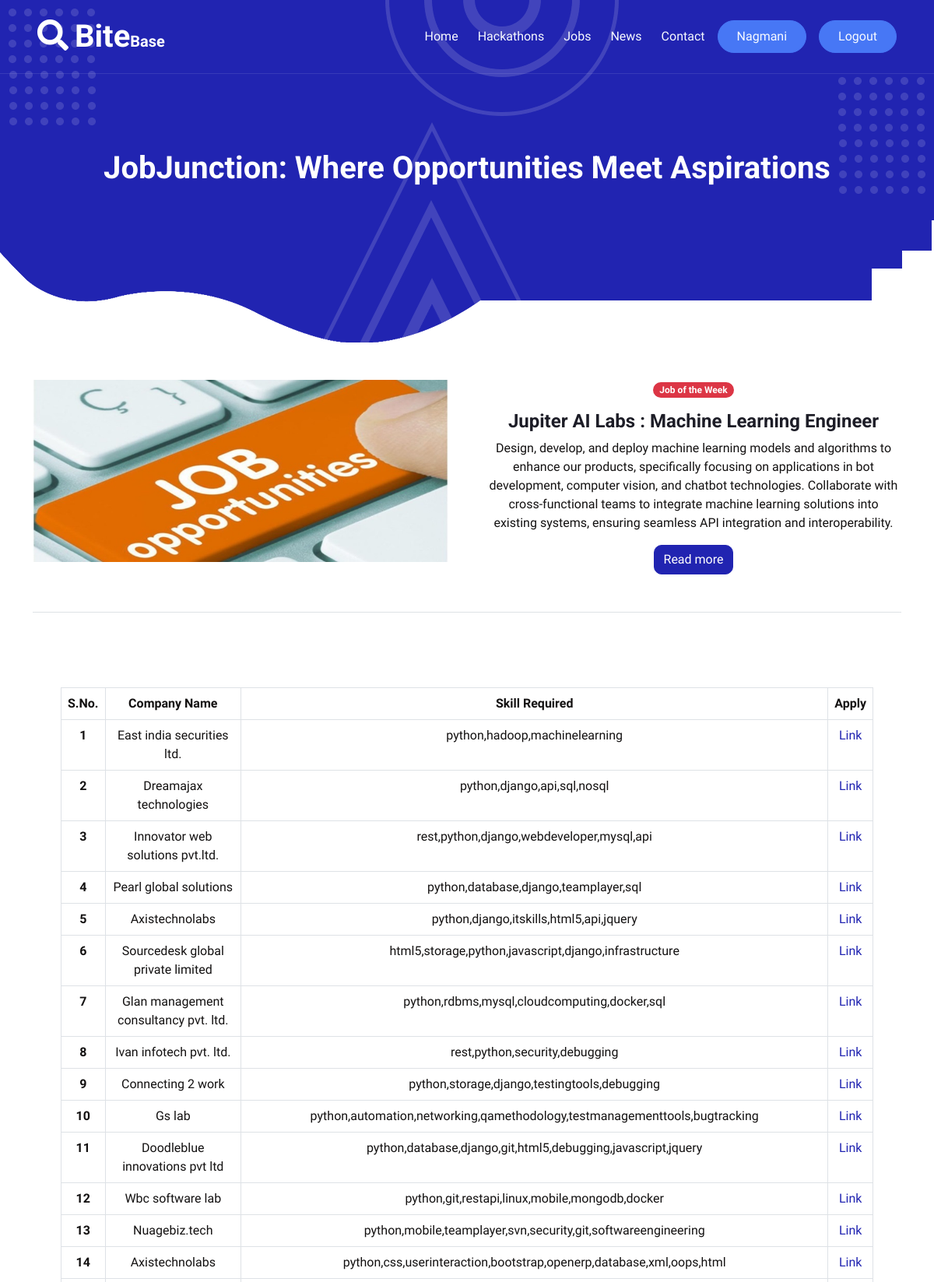
Page /job/ (signed in, upper part) on the committed database.
### home/models.py (models this page shows)
class Job(models.Model):
    company_name = models.CharField(max_length=1000)
    skills = models.CharField(max_length=10000)
    posted_date = models.CharField(max_length=1000, null=True)
    apply_link = models.URLField()

### home/views.py (the view)
# urls.py: path('job/', job, name='job'),
@login_required(login_url="/login/")
def job(request):
    jobs_from_database = Job.objects.all()
    return render(request, 'job.html', context={'job_list_all' : jobs_from_database})

### home/templates/job.html (shortened to what this page needs)
{% extends 'base.html' %}
{% block start %}
      <div class="container-xxl py-5 bg-primary hero-header mb-5">
        <div class="container my-5 py-5 px-lg-5">
          <div class="row g-5 py-5">
            <div class="col-12 text-center">
              <h1 class="text-white animated zoomIn">JobJunction: Where Opportunities Meet Aspirations</h1>
            </div>
          </div>
        </div>
      </div>
    </div>
    <div class="container">
      <section class="border-bottom pb-4 mb-5">
        <div class="row gx-5">
          <div class="col-md-6 mb-4">
            <div class="bg-image hover-overlay ripple shadow-2-strong" data-mdb-ripple-color="light">
              <img src="../static/job.jpg" class="img-fluid" />
            </div>
          </div>
          <div class="col-md-6 mb-4 text-center">
            <span class="badge bg-danger px-2 py-1 mb-3">Job of the Week</span>
            <h4><strong>Jupiter AI Labs : Machine Learning Engineer</strong></h4>
            <p style="color: rgb(19, 17, 17);">
              Design, develop, and deploy machine learning models and algorithms to enhance our products, specifically focusing on applications in bot development, computer vision, and chatbot technologies.
              Collaborate with cross-functional teams to integrate machine learning solutions into existing systems, ensuring seamless API integration and interoperability.
            </p>
            <a type="button" class="btn btn-primary" href="https://www.linkedin.com/jobs/view/machine-learning-engineer-at-jupiter-ai-labs-%E2%9C%94-3778193398/?utm_campaign=google_jobs_apply&utm_source=google_jobs_apply&utm_medium=organic&originalSubdomain=in">Read more</a>
          </div>
        </div>
      </section>
    </div>
    <div class="container-xxl py-5">
      <div class="container px-lg-5">
        <div class="content-container">
          <table class="table table-bordered">
            <thead>
              <tr>
                <th scope="col" style="text-align: center; color: rgb(19, 17, 17);">S.No.</th>
                <th scope="col" style="text-align: center; color: rgb(19, 17, 17);">Company Name</th>
                <th scope="col" style="text-align: center; color: rgb(19, 17, 17);">Skill Required</th>
                <th scope="col" style="text-align: center; color: rgb(19, 17, 17);">Apply</th>
              </tr>
            </thead>
            {% for job in job_list_all %}
            <tbody>
              <tr>
                <th scope="row" style="text-align: center; color: rgb(19, 17, 17);">{{forloop.counter}}</th>
                <td style="text-align: center; color: rgb(19, 17, 17);">{{job.company_name}}</td>
                <td style="text-align: center; color: rgb(19, 17, 17); ">{{job.skills}}</td>
                <td style="text-align: center;"><a href="{{job.apply_link}}">Link</a></td>
              </tr>
            </tbody>
            {%endfor%}
          </table>
        </div>
      </div>
    </div>
  </div>
  {%endblock%}

### home/templates/base.html (shortened to what this page needs)
<!DOCTYPE html>
<html lang="en">
<head>
  <link rel="stylesheet" href="https://use.fontawesome.com/releases/v5.11.2/css/all.css" />
  <link href="https://cdnjs.cloudflare.com/ajax/libs/font-awesome/5.10.0/css/all.min.css" rel="stylesheet">
  <link href="https://cdn.jsdelivr.net/npm/bootstrap-icons@1.4.1/font/bootstrap-icons.css" rel="stylesheet">
  <link href="../static/lib/animate/animate.min.css" rel="stylesheet">
  <link href="../static/lib/owlcarousel/assets/owl.carousel.min.css" rel="stylesheet">
  <link href="../static/lib/lightbox/css/lightbox.min.css" rel="stylesheet">
  <link href="../static/css/bootstrap.min.css" rel="stylesheet">
  <link href="../static/css/style.css" rel="stylesheet">
</head>
<body>
  <div class="container-xxl bg-white p-0">
    <div class="container-xxl position-relative p-0">
      <nav class="navbar navbar-expand-lg navbar-light px-4 px-lg-5 py-3 py-lg-0 ">
        <a href="" class="navbar-brand p-0">
          <h1 class="m-0"><i class="fa fa-search me-2"></i>Bite<span class="fs-5">Base</span></h1>
        </a>
        <div class="collapse navbar-collapse" id="navbarCollapse">
          <div class="navbar-nav ms-auto py-0">
            <a href="/" class="nav-item nav-link ">Home</a>
            <a href="/contest/" class="nav-item nav-link ">Hackathons</a>
            <a href="/job/" class="nav-item nav-link ">Jobs</a>
            <a href="/news/" class="nav-item nav-link ">News</a>
            <a href="/contact/" class="nav-item nav-link">Contact</a>
          </div>
          {% if request.user.is_authenticated %}
          <a href="#" class="btn btn-secondary text-light rounded-pill py-2 px-4 ms-3">{{request.user.first_name}}</a>
          <a href="/logout/" class="btn btn-secondary text-light rounded-pill py-2 px-4 ms-3">Logout</a>
          {% else %}
          <a href="/signup/" class="btn btn-secondary text-light rounded-pill py-2 px-4 ms-3">Pro Version</a>
          {% endif %}
        </div>
      </nav>
      {% block start %}
      {% endblock %}
</body>
</html>

### home/static/css/style.css (style rules this page uses)
:root { --primary: #2124B1; --secondary: #4777F5; --light: #F7FAFF; --dark: #1D1D27; }
h1, h2, h3, .fw-bold { font-weight: 700 !important; }
h4, h5, h6, .fw-medium { font-weight: 500 !important; }
.btn { font-weight: 500; transition: .5s; }
.navbar-light .navbar-nav .nav-link { position: relative; margin-left: 25px; padding: 35px 0; color: var(--light) !important; outline: none; transition: .5s; }
.navbar-light .navbar-brand h1 { color: #FFFFFF; }
@media (min-width: 992px) { .navbar-light { position: absolute; width: 100%; top: 0; left: 0; border-bottom: 1px solid rgba(256, 256, 256, .1); z-index: 999; } }
@media (min-width: 992px) { .navbar-light .navbar-nav .nav-link::before { position: absolute; content: ""; width: 0; height: 2px; bottom: -1px; left: 50%; background: var(--secondary); transition: .5s; } }
.hero-header { background: url(../img/bg-dot.png), url(../img/bg-dot.png), url(../img/bg-round.png), url(../img/bg-tree.png), url(../img/bg-bottom-hero.png); background-position: 10px 10px, bottom 190px right 10px, left 55% top -1px, left 45% bottom -1px, center bottom -1px; background-repeat: no-repeat; }

### rows in the picture
Job: company_name "East india securities ltd.", skills "python,hadoop,machinelearning"
Job: company_name "Dreamajax technologies", skills "python,django,api,sql,nosql"
Job: company_name "Innovator web solutions pvt.ltd.", skills "rest,python,django,webdeveloper,mysql,api"
Job: company_name "Pearl global solutions", skills "python,database,django,teamplayer,sql"
Job: company_name "Axistechnolabs", skills "python,django,itskills,html5,api,jquery"
Job: company_name "Sourcedesk global private limited", skills "html5,storage,python,javascript,django,infrastructure"
Job: company_name "Glan management consultancy pvt. ltd.", skills "python,rdbms,mysql,cloudcomputing,docker,sql"
Job: company_name "Ivan infotech pvt. ltd.", skills "rest,python,security,debugging"
Job: company_name "Connecting 2 work", skills "python,storage,django,testingtools,debugging"
Job: company_name "Gs lab", skills "python,automation,networking,qamethodology,testmanagementtools,bugtracking"
Job: company_name "Doodleblue innovations pvt ltd", skills "python,database,django,git,html5,debugging,javascript,jquery"
Job: company_name "Wbc software lab", skills "python,git,restapi,linux,mobile,mongodb,docker"
Job: company_name "Nuagebiz.tech", skills "python,mobile,teamplayer,svn,security,git,softwareengineering"
Job: company_name "Axistechnolabs", skills "python,css,userinteraction,bootstrap,openerp,database,xml,oops,html"

### other values in the picture
{{ request.user.first_name }} "Nagmani"
